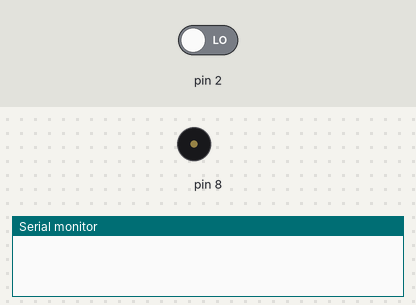
Recording of a sketch running on a simulated Arduino Uno, built with avr-gcc and run on an emulated ATmega328P. Parts: buzzer (waves = sounding), the last lines printed to the serial monitor. The inputs (shaded band) are chosen by the test bench; at power-on: pin 2 LOW.

Above: at 1.2 s.
1.3 s: pin 2 driven HIGH
At 2.3 s:
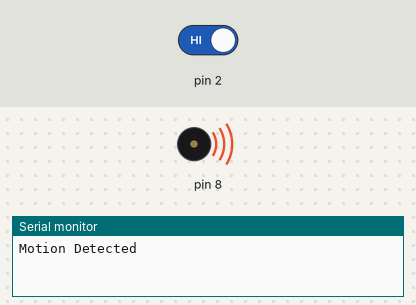
2.8 s: pin 2 driven LOW
Timing chart, 0 to 5.8 s (numbered marks = the images above; inputs shaded):
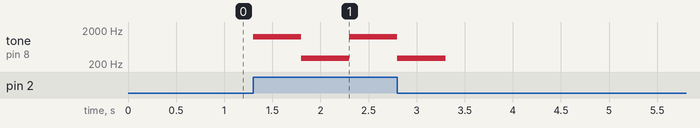

Measured:
- after the input at 1.3 s, tone on pin 8: silent → 1245 Hz at once, → 294 Hz 0.50 s later, → 1245 Hz 0.50 s later

The sketch:

PIR_SENSOR-BUZZER.ino
```cpp
// C++ code
//INTERFACE PIR SENSOR AND PIEZO BUZZER
void setup()
{
  pinMode(2, INPUT);
  Serial.begin(9600);

  pinMode(8, OUTPUT);
}

void loop()
{
  if (digitalRead(2) == HIGH) {
    Serial.println("Motion Detected");
    tone(8, 1245, 1000); // play tone 75 (D#6 = 1245 Hz)
    delay(500); // Wait for 500 millisecond(s)
    tone(8, 294, 1000); // play tone 50 (D4 = 294 Hz)
    delay(500); // Wait for 500 millisecond(s)
  } else {
    noTone(8);
  }
}
```
